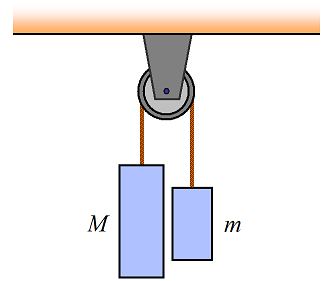
#> input picture images/Pulley_Ex2.png, 327 x 281 px
$ python block_detection.py
#> lines starting #> are read from the running program, lines starting #| are printed output that depends on the picture; after the words box and inside, x2 and y2 are one past the last pixel; in counts of white or black regions, pixels touching at a corner belong together
### histogram_equalization.py
import numpy as np
import cv2
import matplotlib.pyplot as plt
def equalizeHistogram(image, max_hist_val = 200):
    '''
    Input:
    image: Grayscale input image
    max_hist_val: The maximum value of pixel intesity to be considered by histogram, to compensate for the domination of
                  higher intensity value(white background)

    Output: The returned image's pixel distribution upto max_hist_val pixel is equalized
    '''
    hist, bins = np.histogram(image.flatten(), max_hist_val, [0,max_hist_val])

    cdf = hist.cumsum()
    cdf_normalized = cdf * float(hist.max()) / cdf.max()

    cdf_m = np.ma.masked_equal(cdf,0)
    cdf_m = (cdf_m - cdf_m.min())*max_hist_val/(cdf_m.max()-cdf_m.min())
    cdf = np.ma.filled(cdf_m,0).astype('uint8')

    white_ar = 255 * np.ones((256-max_hist_val,))
    white_ar = white_ar.astype('uint8')

    cdf = np.append(cdf, white_ar)
    img_ret = cdf[image]
    # print(cdf)
    # print(cdf.shape)

    return img_ret

# [14 lines that do not run on import are left out]

### emphasize_lines.py
import cv2
import numpy as np

def count_pix(ar = None, baseline = 0.01):
    m, n = ar.shape

    count_ret = 0
    for i in range(m):
        for j in range(n):
            if ar[i][j] > baseline:
                count_ret += 1

    return count_ret

def emphasize_white(img = None, filter_size = (3,3), num_pixels = None):
    if num_pixels is None:
        num_pixels = 1

    ret, thresh = cv2.threshold(img, 127, 255, 0)
    thresh_norm = thresh/255.0
    f1, f2 = filter_size
    m, n = thresh.shape
    # print(thresh.shape)
    for i in range(m-(f1-1)):
        for j in range(n-(f2-1)):
            count = count_pix(thresh_norm[i:i+f1,j:j+f2])
            if count >= num_pixels:
                row = i+int((f1-1)/2)
                column = j+int((f2-1)/2)
                thresh[row,column] = 255

    return thresh

# [2 lines that do not run on import are left out]

### contour_selection.py
import numpy as np
import cv2
import math

def point_dist(p1 = None, p2 = None):
    return math.sqrt(abs(p1[0]-p2[0])**2 + abs(p1[1]-p2[1])**2)

def remove_background(img = None, hierarchy = None, contour = None):
    if len(img.shape) == 3:
        img = cv2.cvtColor(img, cv2.COLOR_BGR2GRAY)

    m, n = img.shape

    bg_dist = m*n
    bg_contour_pos = -1

    check_points = np.asarray([(m,n),(m,0),(0,n),(0,0)])
    for i in range(len(contour)):
        c = contour[i]
        cp_dist = []

        for cp in check_points:
            min_dist = m*n

            for p in c:
                p_d = point_dist(p[0],cp)
                if p_d < min_dist:
                    min_dist = p_d

            cp_dist.append(min_dist)

        sum_cp_dist = np.sum(cp_dist)
        if sum_cp_dist < bg_dist:
            bg_dist = sum_cp_dist
            bg_contour_pos = i


    contour[bg_contour_pos] = [[[-1,-1]]]

    return contour, hierarchy


def remove_small_area(img = None, hierarchy = None, contour = None, min_area = 500):
    remove_list = []
    for i in range(len(contour)):
        if contour[i][0][0][0] != -1:
            if cv2.contourArea(contour[i]) < min_area:
                remove_list.append(i)

    for idx in remove_list:
        contour[idx] = [[[-1,-1]]]
    return contour, hierarchy


def count_child(contour = None, hierarchy = None, idx = None):
    count = 1
    if hierarchy[0][idx][0] != -1:
        count += count_child(contour, hierarchy, hierarchy[0][idx][0])
    if hierarchy[0][idx][2] != -1:
        count += count_child(contour, hierarchy, hierarchy[0][idx][2])

    return count

def remove_outer_contour(img = None, hierarchy = None, contour = None, max_contain = 2):
    remove_list = []
    for i in range(len(contour)):
        if contour[i][0][0][0] != -1:
            j = hierarchy[0][i][2]
            if j != -1:
                count = count_child(contour, hierarchy, j)
                if count > max_contain:
                    remove_list.append(i)

    for idx in remove_list:
        contour[idx] = [[[-1,-1]]]
    return contour, hierarchy

# [2 lines that do not run on import are left out]

### block_detection.py
import numpy as np
import cv2
from emphasize_lines import emphasize_white
from histogram_equalization import equalizeHistogram
from contour_selection import remove_background, remove_outer_contour, remove_small_area, point_dist

def block_hierarchy(b1, b2):
    res = True
    for point in b1:
        dist = cv2.pointPolygonTest(b2,(point[0],point[1]),False)
        if dist < 0:
            res = False
            break
    return res


def calculate_rect_area(rect_box = None):
    dist = []
    dist.append(point_dist(rect_box[0],rect_box[1]))
    dist.append(point_dist(rect_box[0],rect_box[3]))
    dist.append(point_dist(rect_box[0],rect_box[2]))
    dist = sorted(dist)

    return dist[0]*dist[1]

def detect_blocks(img = None, contour = None, epsilon = 0.1):
    rectangle_blocks = []
    for i in range(len(contour)):
        c = contour[i]
        if c[0][0][0] != -1:
            rect = cv2.minAreaRect(c)
            rect_box = np.int0(cv2.boxPoints(rect))
            cnt_area = cv2.contourArea(c)
            rect_area = calculate_rect_area(rect_box)

            if cnt_area/rect_area < (1+epsilon) and cnt_area/rect_area > (1-epsilon):
                rectangle_blocks.append(rect_box)
                contour[i] = [[[-1, -1]]]

    return contour, rectangle_blocks


def get_blocks(img = None, contour = None, epsilon = 0.1, redundant = False):
    contour, rectangle_blocks = detect_blocks(img,contour,epsilon)
    final_rect_blocks = None
    remove_list = []
    if redundant is False:
        for i in range(len(rectangle_blocks)):
            for j in range(len(rectangle_blocks)):
                if block_hierarchy(rectangle_blocks[i], rectangle_blocks[j]) and i != j:
                    remove_list.append(i)

    final_rect_blocks = [rectangle_blocks[i] for i in range(len(rectangle_blocks)) if i not in remove_list]

    return contour, final_rect_blocks

if __name__ == '__main__':
    image_loc = 'images/Pulley_Ex2.png'
    img = cv2.imread(image_loc)
#> img is the input picture: shape (281, 327, 3); mean B, G, R 235.8, 234.4, 237

    img = cv2.imread(image_loc)
    median_blur = cv2.medianBlur(img, 11)
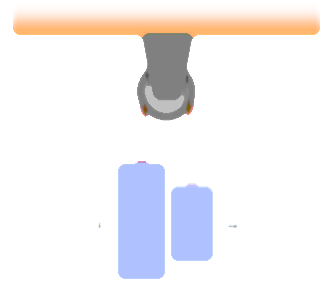
#> median_blur: shape (281, 327, 3); mean B, G, R 242.2, 240.1, 242.4
    gray_mb = cv2.cvtColor(median_blur, cv2.COLOR_BGR2GRAY)
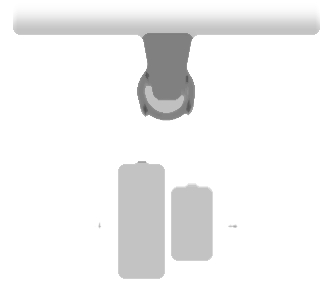
#> gray_mb: shape (281, 327); min 82, max 255, mean 241

    hist_equa = equalizeHistogram(gray_mb)
#> in equalizeHistogram, `hist, bins = np.histogram(image.flatten(), max_hist_val, [0,max_hist_v..`: hist = 200 values, max 7991 at index 195, min 0 at index 0, mean 69.47; bins = 201 values from 0 to 200
#> in equalizeHistogram, `cdf = hist.cumsum()`: cdf = 200 values from 0 to 13894
#> in equalizeHistogram, `cdf_normalized = cdf * float(hist.max()) / cdf.max()`: cdf_normalized = 200 values from 0 to 7991
#> in equalizeHistogram, `cdf = np.ma.filled(cdf_m,0).astype('uint8')`: cdf = 200 values from 0 to 200
#> in equalizeHistogram, `cdf = np.append(cdf, white_ar)`: cdf = 256 values from 0 to 255
#> in equalizeHistogram, `img_ret = cdf[image]`:
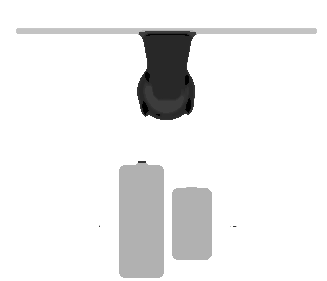
#> img_ret: shape (281, 327); min 0, max 255, mean 237.2

    mid = cv2.Canny(hist_equa, 10, 200)
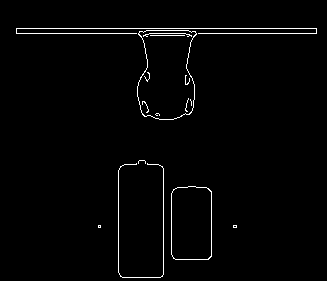
#> mid: shape (281, 327); 1.7% white in thin lines or dots, all inside (x1, y1, x2, y2) = (16, 28, 317, 278)
    thresh_emp = emphasize_white(mid, filter_size=(5,5))
#> after the loop in emphasize_white, `for i in range(m-(f1-1)):`:
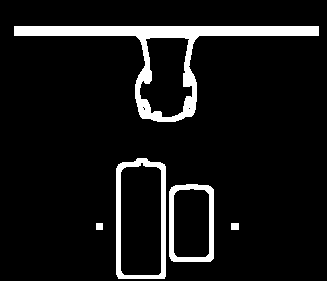
#> thresh: shape (281, 327); 8.2% white; 5 white regions, box (x1, y1, x2, y2) and area: (14, 26, 319, 122) 4786, (116, 158, 166, 279) 1563, (169, 184, 214, 262) 1120, (231, 223, 239, 230) 56, (96, 223, 103, 230) 49
    thresh_rev = 255-thresh_emp

    contours, hierarchy = cv2.findContours(thresh_rev, cv2.RETR_TREE, cv2.CHAIN_APPROX_SIMPLE)
    contours, hierarchy = remove_background(img = thresh_rev, hierarchy=hierarchy, contour = contours)
#> the loop in remove_background, `for i in range(len(contour)):` made 11 passes
    contours, hierarchy = remove_small_area(img = thresh_rev, hierarchy=hierarchy, contour = contours)
#> the loop in remove_small_area, `for i in range(len(contour)):` made 11 passes
#> the loop in remove_small_area, `for idx in remove_list:` made 4 passes
#> idx on passes 3 to 4: 8, 9

    contours, hierarchy = remove_outer_contour(img = thresh_rev, hierarchy = hierarchy, contour = contours)
#> the loop in remove_outer_contour, `for i in range(len(contour)):` made 11 passes
#> the loop in remove_outer_contour, `for idx in remove_list:` made 1 pass
#> idx on pass 1: 7

    _, rectangle_blocks = get_blocks(img = img, contour=contours)
#> the loop in detect_blocks, `for i in range(len(contour)):` made 11 passes
#> the loop in get_blocks, `for i in range(len(rectangle_blocks)):` made 4 passes

$ run again, with images/Pulley_Ex1.png copied over images/Pulley_Ex2.png
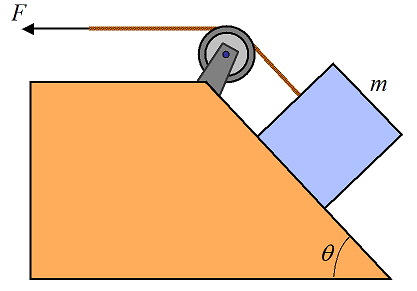
#> input picture images/Pulley_Ex1.png, 417 x 291 px
#> img is the input picture: shape (291, 417, 3); mean B, G, R 173.9, 204.3, 237.9
#> `gray_mb = cv2.cvtColor(median_blur, cv2.COLOR_BGR2GRAY)`:
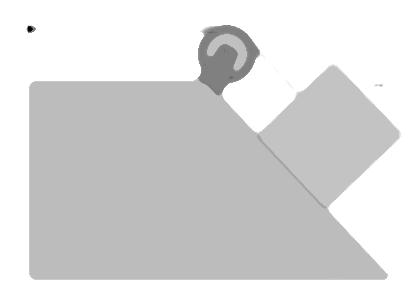
#> gray_mb: shape (291, 417); min 0, max 255, mean 217.2
#> hist = 200 values, max 52520 at index 188, min 0 at index 1, mean 333.9; bins = 201 values from 0 to 200
#> in equalizeHistogram, `cdf = hist.cumsum()`: cdf = 200 values from 15 to 66790
#> cdf_normalized = 200 values from 11.8 to 52520
#> in equalizeHistogram, `cdf = np.ma.filled(cdf_m,0).astype('uint8')`: cdf = 200 values from 0 to 200
#> in equalizeHistogram, `cdf = np.append(cdf, white_ar)`: cdf = 256 values from 0 to 255
#> mid: shape (291, 417); 1.6% white in thin lines or dots, all inside (x1, y1, x2, y2) = (26, 24, 399, 279)
#> after the loop in emphasize_white, `for i in range(m-(f1-1)):`:
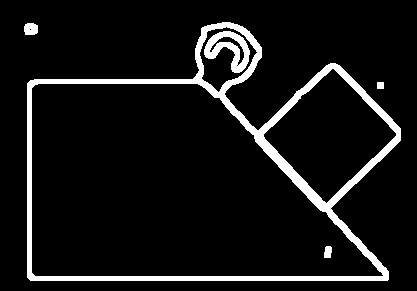
#> thresh: shape (291, 417); 8.4% white; 5 white regions, box (x1, y1, x2, y2) and area: (27, 22, 401, 281) 8970, (204, 31, 250, 73) 890, (24, 23, 38, 35) 149, (324, 246, 332, 258) 83, (377, 82, 384, 89) 49
#> the loop in remove_background, `for i in range(len(contour)):` made 11 passes
#> the loop in remove_small_area, `for i in range(len(contour)):` made 11 passes
#> the loop in remove_small_area, `for idx in remove_list:` made 5 passes
#> idx on passes 4 to 5: 6, 10
#> the loop in remove_outer_contour, `for i in range(len(contour)):` made 11 passes
#> the loop in remove_outer_contour, `for idx in remove_list:` made 1 pass
#> idx on pass 1: 4
#> the loop in detect_blocks, `for i in range(len(contour)):` made 11 passes
#> the loop in get_blocks, `for i in range(len(rectangle_blocks)):` made 1 pass

$ run again, with images/Pulley_Ex3.png copied over images/Pulley_Ex2.png
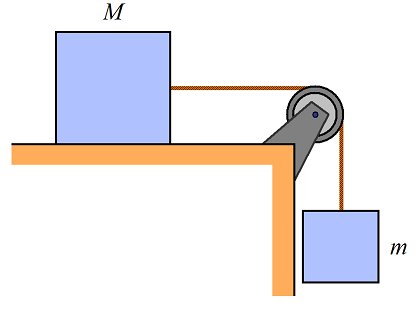
#> input picture images/Pulley_Ex3.png, 417 x 309 px
#> img is the input picture: shape (309, 417, 3); mean B, G, R 234.4, 232, 235.2
#> `gray_mb = cv2.cvtColor(median_blur, cv2.COLOR_BGR2GRAY)`:
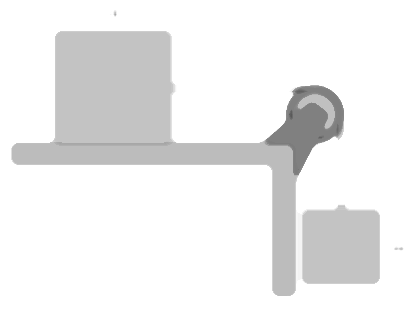
#> gray_mb: shape (309, 417); min 89, max 255, mean 238.1
#> hist = 200 values, max 17865 at index 195, min 0 at index 0, mean 154; bins = 201 values from 0 to 200
#> in equalizeHistogram, `cdf = hist.cumsum()`: cdf = 200 values from 0 to 30804
#> cdf_normalized = 200 values from 0 to 17865
#> in equalizeHistogram, `cdf = np.ma.filled(cdf_m,0).astype('uint8')`: cdf = 200 values from 0 to 200
#> in equalizeHistogram, `cdf = np.append(cdf, white_ar)`: cdf = 256 values from 0 to 255
#> mid: shape (309, 417); 1.5% white in thin lines or dots, all inside (x1, y1, x2, y2) = (11, 13, 403, 296)
#> after the loop in emphasize_white, `for i in range(m-(f1-1)):`:
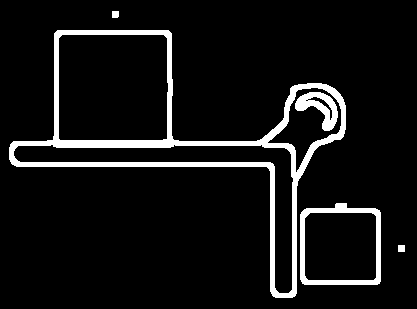
#> thresh: shape (309, 417); 7.8% white; 5 white regions, box (x1, y1, x2, y2) and area: (9, 30, 346, 298) 7703, (300, 203, 381, 285) 1529, (295, 92, 338, 131) 763, (398, 245, 405, 252) 49, (112, 11, 119, 18) 48
#> the loop in remove_background, `for i in range(len(contour)):` made 11 passes
#> the loop in remove_small_area, `for i in range(len(contour)):` made 11 passes
#> the loop in remove_small_area, `for idx in remove_list:` made 3 passes
#> idx on passes 2 to 3: 8, 10
#> the loop in remove_outer_contour, `for i in range(len(contour)):` made 11 passes
#> the loop in remove_outer_contour, `for idx in remove_list:` made 1 pass
#> idx on pass 1: 4
#> the loop in detect_blocks, `for i in range(len(contour)):` made 11 passes
#> the loop in get_blocks, `for i in range(len(rectangle_blocks)):` made 3 passes

$ run again, with images/Pulley_Ex4.png copied over images/Pulley_Ex2.png
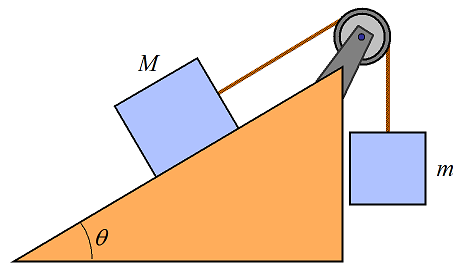
#> input picture images/Pulley_Ex4.png, 463 x 273 px
#> img is the input picture: shape (273, 463, 3); mean B, G, R 203.4, 218, 236.6
#> `gray_mb = cv2.cvtColor(median_blur, cv2.COLOR_BGR2GRAY)`:
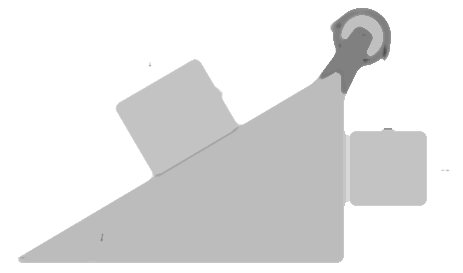
#> gray_mb: shape (273, 463); min 79, max 255, mean 227.8
#> hist = 200 values, max 31534 at index 188, min 0 at index 0, mean 249.3; bins = 201 values from 0 to 200
#> in equalizeHistogram, `cdf = hist.cumsum()`: cdf = 200 values from 0 to 49855
#> cdf_normalized = 200 values from 0 to 31534
#> in equalizeHistogram, `cdf = np.ma.filled(cdf_m,0).astype('uint8')`: cdf = 200 values from 0 to 200
#> in equalizeHistogram, `cdf = np.append(cdf, white_ar)`: cdf = 256 values from 0 to 255
#> mid: shape (273, 463); 1.7% white in thin lines or dots, all inside (x1, y1, x2, y2) = (19, 7, 449, 263)
#> after the loop in emphasize_white, `for i in range(m-(f1-1)):`:
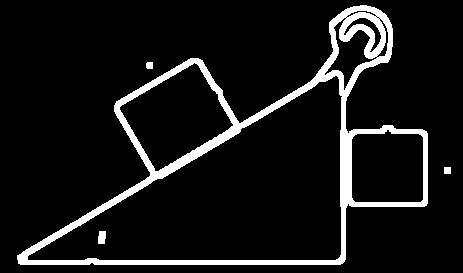
#> thresh: shape (273, 463); 8.8% white; 4 white regions, box (x1, y1, x2, y2) and area: (17, 5, 428, 265) 10914, (98, 231, 106, 244) 94, (444, 167, 451, 174) 49, (146, 62, 153, 69) 47
#> the loop in remove_background, `for i in range(len(contour)):` made 11 passes
#> the loop in remove_small_area, `for i in range(len(contour)):` made 11 passes
#> the loop in remove_small_area, `for idx in remove_list:` made 4 passes
#> idx on passes 3 to 4: 6, 10
#> the loop in remove_outer_contour, `for i in range(len(contour)):` made 11 passes
#> the loop in remove_outer_contour, `for idx in remove_list:` made 1 pass
#> the loop in detect_blocks, `for i in range(len(contour)):` made 11 passes
#> the loop in get_blocks, `for i in range(len(rectangle_blocks)):` made 2 passes
